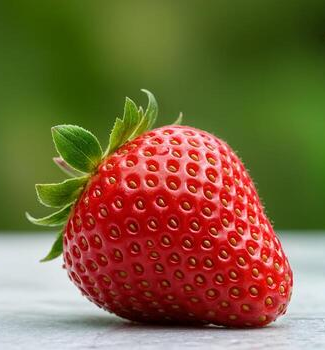
//> input picture image1.png, 325 x 350 px
$ ./hafta_2_7   (built with g++ and OpenCV 4)
//> lines starting //> are read from the running program, lines starting //| are printed output that depends on the picture
#include <opencv2/opencv.hpp>
#include <iostream>
using namespace cv;
using namespace std;

// Function to multiply pixel values
void multiplyImage(Mat& img, double value) {
    for (int y = 0; y < img.rows; y++) {
        for (int x = 0; x < img.cols; x++) {
            int pixel = img.at<uchar>(y, x);
            int result = pixel * value;

            if (result > 255) result = 255;
            if (result < 0) result = 0;

            img.at<uchar>(y, x) = result;
        }
    }
}

// Function to add a value to pixel values
void addImage(Mat& img, int value) {
    for (int y = 0; y < img.rows; y++) {
        for (int x = 0; x < img.cols; x++) {
            int pixel = img.at<uchar>(y, x);
            int result = pixel + value;

            if (result > 255) result = 255;
            if (result < 0) result = 0;

            img.at<uchar>(y, x) = result;
        }
    }
}

int main() {
    Mat img = imread("/content/image1.png", IMREAD_GRAYSCALE);
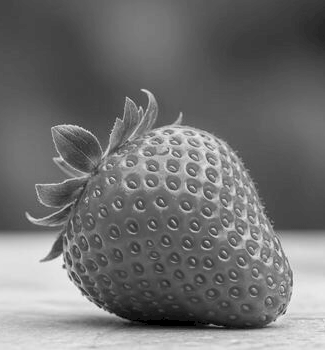
//> img: 350 rows x 325 cols, CV_8UC1; min 0, max 246, mean 112.5

    if (img.empty()) {
        cout << "Image not found!" << endl;
        return -1;
    }

    // First image: only multiply by 0.75
    Mat img1 = img.clone();
    multiplyImage(img1, 0.75);
//> after the loop in multiplyImage, `for (int y = 0; y < img.rows; y++)`:
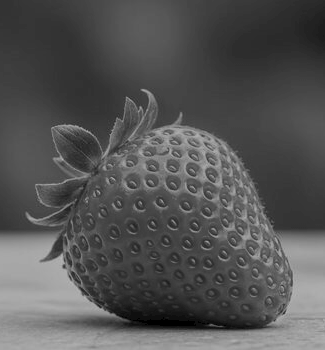
//> img: 350 rows x 325 cols, CV_8UC1; min 0, max 184, mean 84.1

    // Second image: multiply by 0.75, then add 20
    Mat img2 = img.clone();
    multiplyImage(img2, 0.75);
    addImage(img2, 20);

    imwrite("/content/hafta_2_7_multiply.png", img1);
    imwrite("/content/hafta_2_7_multiply_add.png", img2);

    cout << "Original average: " << mean(img)[0] << endl;
//| Original average: 112.55
    cout << "Multiply average: " << mean(img1)[0] << endl;
//| Multiply average: 84.056
    cout << "Multiply + add average: " << mean(img2)[0] << endl;
//| Multiply + add average: 104.056

    return 0;
}
